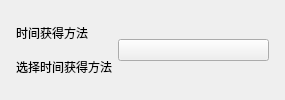
          <widget class="CardWidget" name="CardWidget_18">
           <property name="minimumSize">
            <size>
             <width>0</width>
             <height>70</height>
            </size>
           </property>
           <layout class="QHBoxLayout" name="horizontalLayout_19">
            <property name="leftMargin">
             <number>16</number>
            </property>
            <property name="topMargin">
             <number>16</number>
            </property>
            <property name="rightMargin">
             <number>16</number>
            </property>
            <property name="bottomMargin">
             <number>16</number>
            </property>
            <item>
             <layout class="QVBoxLayout" name="verticalLayout_30">
              <property name="spacing">
               <number>0</number>
              </property>
              <item>
               <widget class="StrongBodyLabel" name="StrongBodyLabel_20">
                <property name="text">
                 <string>时间获得方法</string>
                </property>
               </widget>
              </item>
              <item>
               <widget class="CaptionLabel" name="CaptionLabel_17">
                <property name="text">
                 <string>选择时间获得方法</string>
                </property>
                <property name="wordWrap">
                 <bool>false</bool>
                </property>
                <property name="lightColor" stdset="0">
                 <color alpha="150">
                  <red>0</red>
                  <green>0</green>
                  <blue>0</blue>
                 </color>
                </property>
                <property name="darkColor" stdset="0">
                 <color alpha="200">
                  <red>255</red>
                  <green>255</green>
                  <blue>255</blue>
                 </color>
                </property>
               </widget>
              </item>
             </layout>
            </item>
            <item>
             <widget class="ComboBox" name="conf_time_get">
              <property name="sizePolicy">
               <sizepolicy hsizetype="Maximum" vsizetype="Fixed">
                <horstretch>0</horstretch>
                <verstretch>0</verstretch>
               </sizepolicy>
              </property>
              <property name="minimumSize">
               <size>
                <width>151</width>
                <height>0</height>
               </size>
              </property>
              <property name="text">
               <string/>
              </property>
             </widget>
            </item>
           </layout>
          </widget>
